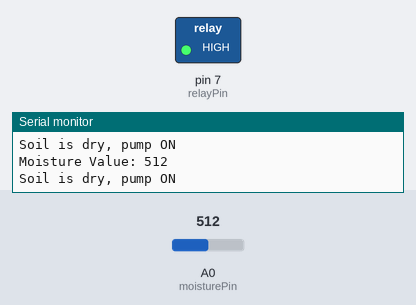
Bench run of a sketch on a simulated Arduino Uno, built with avr-gcc and run on an emulated ATmega328P. Shown: switched loads named in the sketch (green lamp = pin HIGH), the last lines printed to the serial monitor. Inputs (shaded band) come from the test bench; at power-on: A0 (moisturePin) = 512.

Above: at 1.3 s.
1.4 s: A0 (moisturePin) set to 485
At 2.4 s:
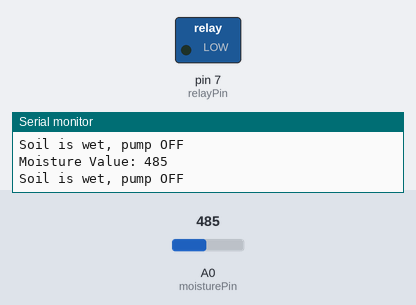
3.0 s: A0 (moisturePin) set to 510
At 3.6 s:
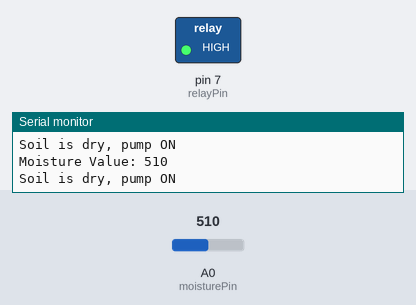
4.5 s: A0 (moisturePin) set to 490
At 4.8 s:
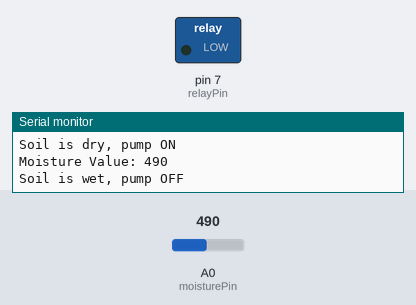
Timing chart, 0 to 7.5 s (numbered marks = the images above; inputs shaded):
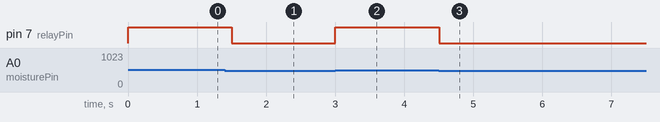

The sketch:

Bubble_Irrigation.ino
```cpp
const int moisturePin = A0;  // حساس الرطوبة
const int relayPin = 7;      // ريليه المضخة
int dryThreshold = 500;      // عتبة الجفاف (اضبطها حسب تجربتك)

void setup() {
  pinMode(relayPin, OUTPUT);
  digitalWrite(relayPin, LOW); // طفي المضخة بالبداية
  Serial.begin(9600);
}

void loop() {
  int moistureValue = analogRead(moisturePin);
  Serial.print("Moisture Value: ");
  Serial.println(moistureValue);

  // عكسنا الشرط هنا 👇
  if (moistureValue > dryThreshold) {
    digitalWrite(relayPin, HIGH);  // التربة جافة -> شغل المضخة
    Serial.println("Soil is dry, pump ON");
  } else {
    digitalWrite(relayPin, LOW);   // التربة رطبة -> طفي المضخة
    Serial.println("Soil is wet, pump OFF");
  }

  delay(500);
}
```

Measured:
- the behaviour switches between 501 and 500 on A0 (moisturePin) (found by bisection; images 0 and 1)
- after the input at 1.4 s, pin 7 (relayPin): HIGH → LOW after 0.10 s
- after the input at 3.0 s, pin 7 (relayPin): LOW → HIGH at once
- after the input at 4.5 s, pin 7 (relayPin): HIGH → LOW at once
